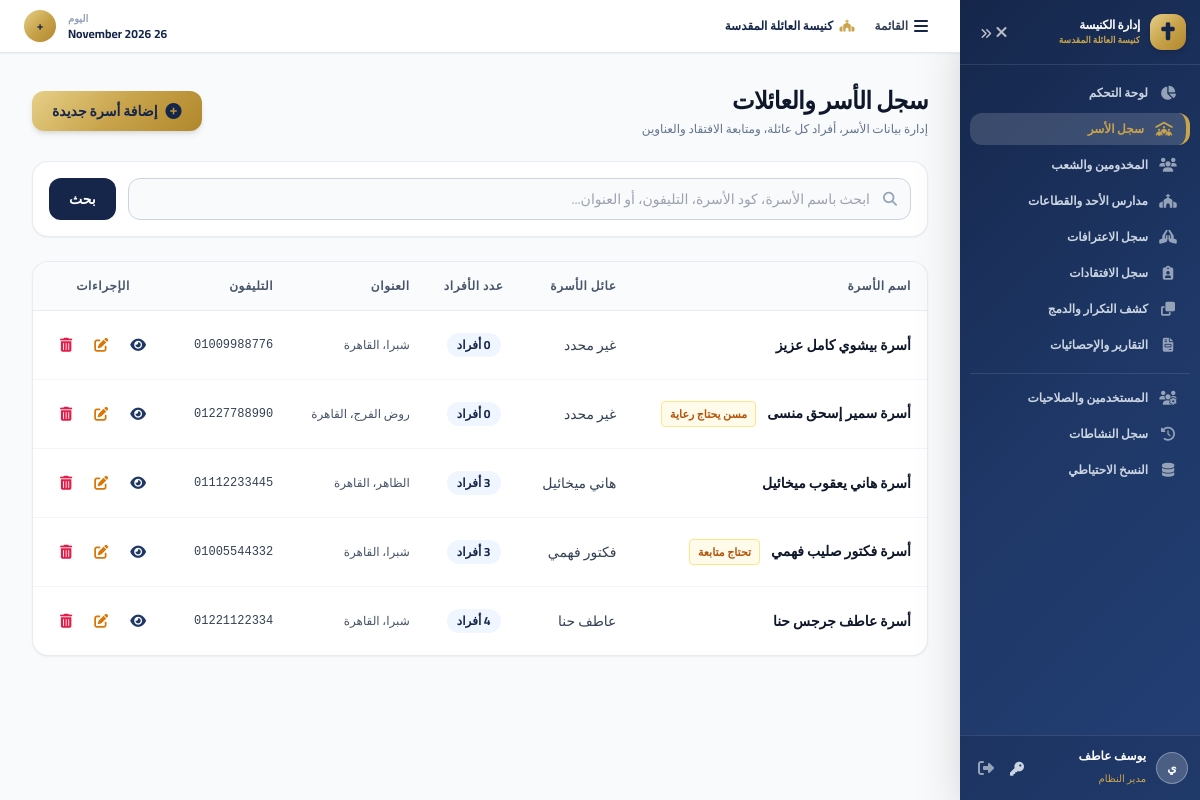
/families.php (signed in), run on the app's committed database.
### tables this page shows
CREATE TABLE `families` (
  `id` INT AUTO_INCREMENT PRIMARY KEY,
  `family_code` VARCHAR(50) NOT NULL UNIQUE,
  `family_name` VARCHAR(255) NOT NULL,
  `address` TEXT NULL,
  `street` VARCHAR(255) NULL,
  `branch_from` VARCHAR(255) NULL,
  `area` VARCHAR(255) NULL,
  `landmark` VARCHAR(255) NULL,
  `building_number` VARCHAR(50) NULL,
  `floor` VARCHAR(50) NULL,
  `apartment_number` VARCHAR(50) NULL,
  `gps_location` VARCHAR(255) NULL,
  `phone` VARCHAR(50) NULL,
  `special_case` VARCHAR(50) NULL,
  `housing_type` VARCHAR(50) NULL,
  `economic_status` VARCHAR(50) NULL,
  `health_status` VARCHAR(50) NULL,
  `is_active` TINYINT(1) DEFAULT 1,
  `notes` TEXT NULL,
  `created_at` DATETIME DEFAULT CURRENT_TIMESTAMP,
  `updated_at` DATETIME DEFAULT CURRENT_TIMESTAMP ON UPDATE CURRENT_TIMESTAMP,
  INDEX `idx_family_code` (`family_code`),
  INDEX `idx_family_name` (`family_name`)
);

### config/auth.php (called while the page is built, shortened)
<?php
function is_logged_in(): bool {
    return isset($_SESSION['user_id']) && !empty($_SESSION['user_id']);
}
function has_role(array|string $roles): bool {
    $user_role = $_SESSION['role'] ?? '';
    if (is_array($roles)) {
        return in_array($user_role, $roles);
    }
    return $user_role === $roles;
}
function csrf_token(): string {
    return $_SESSION['csrf_token'];
}

### families.php (the view, shortened to what this page needs)
<?php
require_once __DIR__ . '/config/db.php';
require_once __DIR__ . '/config/auth.php';
$search = trim($_GET['q'] ?? '');
$sql = "
    SELECT f.*,
           (SELECT COUNT(*) FROM family_members WHERE family_id = f.id AND is_deleted = 0) AS members_count,
           (SELECT CONCAT(p.first_name, ' ', IFNULL(p.last_name, ''))
            FROM family_members fm
            JOIN persons p ON fm.person_id = p.id
            WHERE fm.family_id = f.id AND fm.is_head = 1 AND fm.is_deleted = 0 LIMIT 1) AS head_name
    FROM families f
    WHERE f.is_active = 1
";
$params = [];
$sql .= " ORDER BY f.id DESC";
$stmt = $pdo->prepare($sql);
$stmt->execute($params);
$families = $stmt->fetchAll();
require_once __DIR__ . '/includes/header.php';
require_once __DIR__ . '/includes/sidebar.php';
?>
<div class="flex flex-col sm:flex-row sm:items-center justify-between gap-4 mb-6">
    <div>
        <h1 class="text-2xl font-extrabold text-slate-900 tracking-tight">سجل الأسر والعائلات</h1>
        <p class="text-xs text-slate-500 mt-1">إدارة بيانات الأسر، أفراد كل عائلة، ومتابعة الافتقاد والعناوين</p>
    </div>
    <div class="flex items-center space-x-2.5 space-x-reverse">
        <a href="family-wizard.php" class="inline-flex items-center px-5 py-2.5 rounded-xl gold-gradient text-church-navy font-extrabold text-sm shadow-md hover:brightness-105 transition">
            <i class="fas fa-plus-circle ml-2 text-base"></i>
            إضافة أسرة جديدة
        </a>
    </div>
</div>
<div class="bg-white p-4 rounded-2xl shadow-sm border border-slate-200/80 mb-6">
    <form method="GET" action="families.php" class="flex gap-3">
        <div class="relative flex-1">
            <div class="absolute inset-y-0 right-0 pr-3.5 flex items-center pointer-events-none text-slate-400">
            </div>
            <input
                type="text"
                name="q"
                value="<?= htmlspecialchars($search) ?>"
                placeholder="ابحث باسم الأسرة، كود الأسرة، التليفون، أو العنوان..."
                class="w-full pr-10 pl-4 py-2.5 bg-slate-50 border border-slate-300 rounded-xl text-sm focus:outline-none focus:ring-2 focus:ring-[#c9a44c]"
            >
        </div>
        <button type="submit" class="px-5 py-2.5 bg-church-navy text-white rounded-xl text-sm font-semibold hover:bg-church-blue transition">
            بحث
        </button>
    </form>
</div>
<div class="bg-white rounded-2xl shadow-sm border border-slate-200/80 overflow-hidden">
    <div class="overflow-x-auto">
        <table class="w-full text-right border-collapse">
            <thead>
                <tr class="bg-slate-50/80 border-b border-slate-200/80 text-xs font-bold text-slate-600 uppercase tracking-wider">
                    <th class="p-4">اسم الأسرة</th>
                    <th class="p-4">عائل الأسرة</th>
                    <th class="p-4 text-center">عدد الأفراد</th>
                    <th class="p-4">العنوان</th>
                    <th class="p-4">التليفون</th>
                    <th class="p-4 text-center">الإجراءات</th>
                </tr>
            </thead>
            <tbody class="divide-y divide-slate-100 text-sm">
                <?php if (empty($families)): ?>
                <tr>
                    <td colspan="6" class="p-10 text-center text-slate-400 font-medium">
                        <i class="fas fa-folder-open text-3xl mb-3 block text-slate-300"></i>
                        لم يتم العثور على أسر مسجلة مطابقة للبحث.
                    </td>
                </tr>
                <?php else: ?>
                    <?php foreach ($families as $f): ?>
                    <tr class="hover:bg-slate-50/60 transition">
                        <td class="p-4 font-bold text-slate-900">
                            <a href="family-details.php?id=<?= $f['id'] ?>" class="hover:text-church-blue transition">
                                <?= htmlspecialchars($f['family_name']) ?>
                            </a>
                            <?php if (!empty($f['special_case']) && $f['special_case'] !== 'عادية'): ?>
                                <span class="inline-block mr-2 px-2 py-0.5 bg-amber-50 text-amber-700 border border-amber-200 rounded text-[11px] font-semibold">
                                    <?= htmlspecialchars($f['special_case']) ?>
                                </span>
                            <?php endif; ?>
                        </td>
                        <td class="p-4 text-slate-700 font-medium">
                            <?= htmlspecialchars($f['head_name'] ?: 'غير محدد') ?>
                        </td>
                        <td class="p-4 text-center">
                            <span class="inline-flex items-center px-2.5 py-1 rounded-full text-xs font-bold bg-blue-50 text-church-navy">
                                <?= $f['members_count'] ?> أفراد
                            </span>
                        </td>
                        <td class="p-4 text-slate-600 text-xs">
                            <?= htmlspecialchars($f['address'] ?: ($f['street'] ?: '-')) ?>
                        </td>
                        <td class="p-4 font-mono text-slate-700 text-xs" dir="ltr">
                            <?= htmlspecialchars($f['phone'] ?: '-') ?>
                        </td>
                        <td class="p-4 text-center">
                            <div class="inline-flex items-center space-x-1.5 space-x-reverse">
                                <a href="family-details.php?id=<?= $f['id'] ?>" title="عرض التفاصيل والأفراد" class="p-2 text-church-blue hover:bg-blue-50 rounded-lg transition">
                                    <i class="fas fa-eye"></i>
                                </a>
                                <button onclick='editFamily(<?= json_encode($f) ?>)' title="تعديل الأسرة" class="p-2 text-amber-600 hover:bg-amber-50 rounded-lg transition">
                                    <i class="fas fa-edit"></i>
                                </button>
                                <?php if (has_role(['admin', 'priest'])): ?>
                                <button onclick="postDelete('families.php', <?= $f['id'] ?>, '<?= csrf_token() ?>', 'هل أنت متأكد من حذف هذه الأسرة؟')" title="حذف" class="p-2 text-rose-600 hover:bg-rose-50 rounded-lg transition">
                                    <i class="fas fa-trash-alt"></i>
                                </button>
                                <?php endif; ?>
                            </div>
                        </td>
                    </tr>
                    <?php endforeach; ?>
                <?php endif; ?>
            </tbody>
        </table>
    </div>
</div>
<?php require_once __DIR__ . '/includes/footer.php'; ?>

### includes/header.php (style rules this page uses)
html, body { font-family: 'Cairo', sans-serif; background-color: #f8fafc; overflow-x: hidden; max-width: 100%; }
.gold-gradient { background: linear-gradient(135deg, #e6d088 0%, #c9a44c 50%, #b0872b 100%); }

### data on the page
families: family_name "أسرة بيشوي كامل عزيز", head_name "غير محدد", members_count "0", address "شبرا، القاهرة", phone "01009988776"
families: family_name "أسرة سمير إسحق منسى", special_case "مسن يحتاج رعاية", head_name "غير محدد", members_count "0", address "روض الفرج، القاهرة", phone "01227788990"
families: family_name "أسرة هاني يعقوب ميخائيل", head_name "هاني ميخائيل", members_count "3", address "الظاهر، القاهرة", phone "01112233445"
families: family_name "أسرة فكتور صليب فهمي", special_case "تحتاج متابعة", head_name "فكتور فهمي", members_count "3", address "شبرا، القاهرة", phone "01005544332"
families: family_name "أسرة عاطف جرجس حنا", head_name "عاطف حنا", members_count "4", address "شبرا، القاهرة", phone "01221122334"

### other printed values
mb_substr($user['full_name'] ?? 'م', 0, 1, 'UTF-8') "ي"
$user['full_name'] "يوسف عاطف"
get_role_name($user['role'] ?? '') "مدير النظام"
